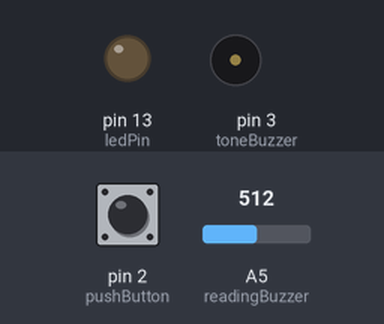
Simulated run of this sketch. Board: Arduino Uno, built with avr-gcc and run on an emulated ATmega328P. Shown: output pins drawn as LEDs (lit = HIGH), buzzer (waves = sounding). Inputs (shaded band) come from the test bench; at power-on: A5 (readingBuzzer) = 512, pin 2 (pushButton) HIGH.

Above: at 1.2 s.
1.3 s: A5 (readingBuzzer) set to 306
4.3 s: pin 2 (pushButton) pulled LOW for 0.15 s
At 4.9 s:
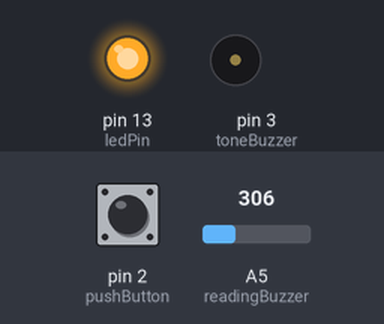
7.4 s: pin 2 (pushButton) pulled LOW for 1 s
At 9.6 s:
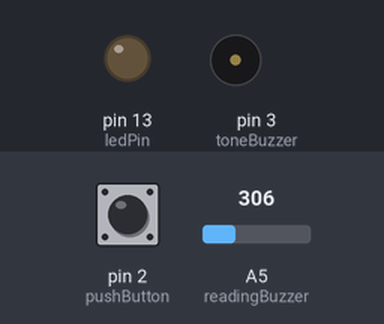
9.9 s: pin 2 (pushButton) pulled LOW for 3.2 s
At 14.5 s:
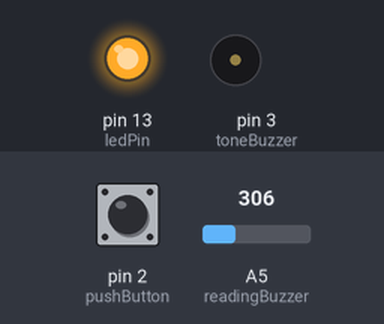
Timing chart, 0 to 15.6 s (numbered marks = the images above; inputs shaded):
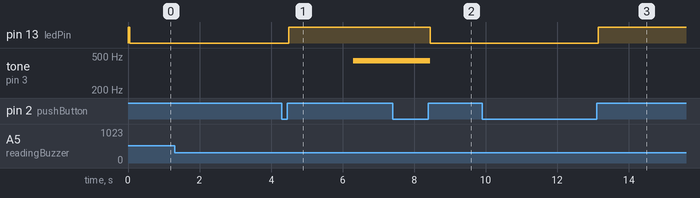

The sketch:

lab4-knockdetector.ino
```cpp
const int pushButton = 2; // the number of the pushbutton pin
const int ledPin = 13; // the number of the LED pin

const int readingBuzzer = A5;
const int toneBuzzer = 3;

int ledState = HIGH; // the current state of the output pin
int buttonState; // the current reading from the input pin
int lastButtonState = LOW;

unsigned long lastDebounceTime = 0; // the last time the output pin was toggled
unsigned long debounceDelay = 50; // the debounce time; increase if the output flickers
unsigned long lastTime = 0;

int tresh = 400;

int soundLevel = 0;

bool ok = 0;

void setup() {
  pinMode(pushButton, INPUT_PULLUP);
  pinMode(ledPin, OUTPUT);
  pinMode(readingBuzzer, INPUT);
  pinMode(toneBuzzer, OUTPUT);

  digitalWrite(ledPin, ledState);
  Serial.begin(9600);
}

void checkButtonState() {
  int reading = digitalRead(pushButton);
  // check to see if you just pressed the button
  // (i.e. the input went from LOW to HIGH), and you've waited long enough

  // since the last press to ignore any noise:
  // If the switch changed, due to noise or pressing:
  if (reading != lastButtonState) {
    // reset the debouncing timer
    lastDebounceTime = millis();
  }
  if ((millis() - lastDebounceTime) > debounceDelay) {
    // whatever the reading is at, it's been there for longer than the debounce delay, so take it as the actual current stat3e:
    // if the button state has changed:
    if (reading != buttonState) {
      buttonState = reading;
      // only toggle the LED if the new button state is HIGH
      if (buttonState == HIGH) {
        ledState = !ledState;
        noTone(toneBuzzer);
      }
    }
  }
  // set the LED:
  digitalWrite(ledPin, ledState);
  // save the reading. Next time through the loop, it'll be the lastButtonState:
  lastButtonState = reading;
}

void loop() {
  checkButtonState();

  soundLevel = analogRead(readingBuzzer);

  if (soundLevel > tresh) {
    lastTime = millis();
    ok = 1;
  }

  if (millis() - lastTime > 5000 && ok) {
    tone(toneBuzzer, 440);
    ok = 0;
  }
}
```

Measured:
- after the input at 1.3 s, every drawn part: stays the same
- after the input at 4.3 s, pin 13 (ledPin): LOW → HIGH after 0.20 s
- after the input at 7.4 s, pin 13 (ledPin): HIGH → LOW after 1.1 s; tone on pin 3 (toneBuzzer): 440 Hz → silent after 1.1 s
- after the input at 9.9 s, pin 13 (ledPin): LOW → HIGH after 3.3 s
